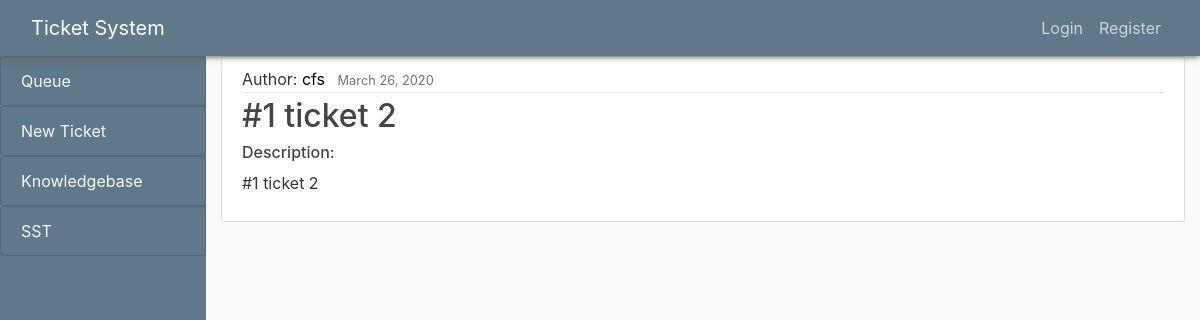
The app's page /post/30/, older data.
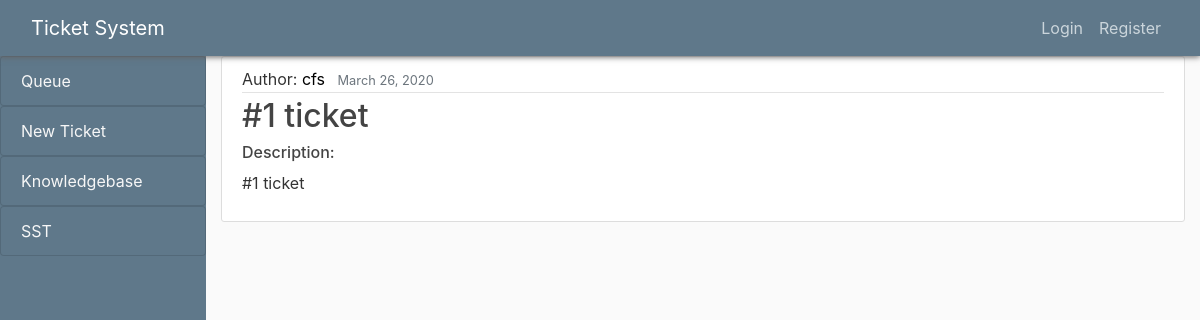
The same page, newer data.
### blog/models.py (models this page shows, shortened)
class Post(models.Model):
    title = models.CharField(max_length=100)
    content = models.TextField()
    date_posted = models.DateTimeField(default=timezone.now)
    author = models.ForeignKey(User, on_delete=models.CASCADE) # FIX: Users tickets do not get deleted when
    TICKET_PRIORITY = [
        ('Priority 4', 'Priority 4'),
        ('Priority 3', 'Priority 3'),
        ('Priority 2', 'Priority 2'),
        ('Priority 1', 'Priority 1'),
    ]
    ticket_priority = models.CharField(max_length=10, choices=TICKET_PRIORITY, default='Priority 4')

### blog/views.py (the view)
# urls.py: path('post/<int:pk>/', PostDetailView.as_view(), name='post-detail'), # uses primary key (int) as id for post
class PostDetailView(DetailView):
    model = Post

### blog/templates/blog/post_detail.html (shortened to what this page needs)
{% extends "blog/base.html" %}
{% block content %}
<div class="container">
    <article class="media content-section">
        <div class="media-body">
        <div class="article-metadata">
            Author: <a class="mr-2" href="{% url 'user-posts' object.author.username %}">{{ object.author }}</a>
            <small class="text-muted">{{ object.date_posted|date:"F d, Y" }}</small>
        </div>
        <h2 class="article-title">{{ object.title }}</h2>
        <h6>Description: </h6>
        <p class="article-content">{{ object.content }}</p>
        </div>
    </article>
</div>
{% endblock content %}

Row changes from the older to the newer data that the page shows:
changed Post "cfs": title "#1 ticket 2" → "#1 ticket"; content "#1 ticket 2" → "#1 ticket"
